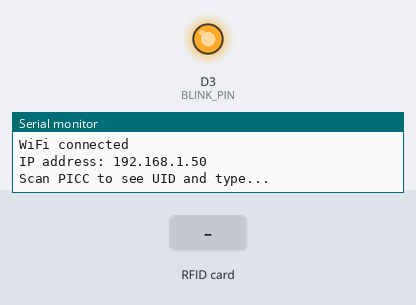
Simulated run of this sketch. Board: ESP8266 (NodeMCU). Shown: output pins drawn as LEDs (lit = HIGH), the last lines printed to the serial monitor. The inputs (shaded band) are chosen by the test bench. WiFi joins after 1.5 s; servers stay silent unless stated; uploads are accepted with an empty reply.

Above: at 2.8 s.
2.9 s: RFID card 5E 7A 19 C4 held to the reader
At 3.27 s:
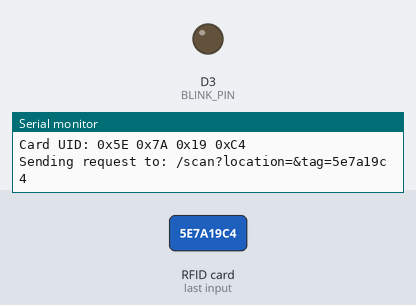
Timing chart, 0 to 5.9 s (numbered marks = the images above; inputs shaded):
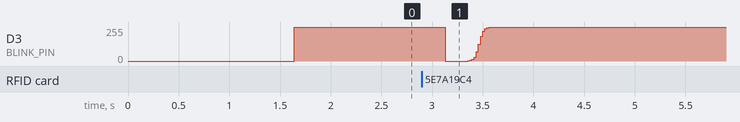

The sketch:

rc522.ino
```cpp
#include <SPI.h>
#include <MFRC522.h>
#include <ESP8266WiFi.h>
#include <ESP8266HTTPClient.h>

#define RST_PIN   D4     // RST-PIN for MFRC522
#define SS_PIN    D2     // SDA-PIN for MFRC522
#define BLINK_PIN D3     // LED pin

const char *ssid = "";  // SSID of the WiFi network
const char *password = "";  // Password of the WiFi network
const char *server = "";  // Address of the server (no trailing slash)
const char *location = ""; // Unique location ID (must match content file but without `.md`)

MFRC522 mfrc522(SS_PIN, RST_PIN);  // Create MFRC522 instance

// fadeLED functions
//
// These functions blink the LED using an S-curve function
// which is a sigmoid function that maps the input value
// to a value between 0 and 255.
//
// This approach is useful as human eyes perceive light
// intensity in a non-linear way, and the S-curve function
// provides a more natural-looking blink.
//
// A too-high duration value will cause the blink to be
// jittery.
//
// The formula for the S-curve function is:
// =1/(1+EXP(((A2/21)-6)*-1))*255
// https://electronics.stackexchange.com/a/11100
// This function blinks the LED off using an S-curve function
void fadeLED(int duration, int startValue, int endValue) {
  if (startValue < endValue) {
    for (int i = startValue; i < endValue; i++) {
      analogWrite(BLINK_PIN, 1 / (1 + exp(((i / 21) - 6) * -1)) * 255);
      delay(duration / 256);
    }
  } else {
    for (int i = startValue; i >= endValue; i--) {
      analogWrite(BLINK_PIN, 1 / (1 + exp(((i / 21) - 6) * -1)) * 255);
      delay(duration / 256);
    }
  }
}

void connectToWiFi() {
  Serial.print("Connecting to ");
  Serial.println(ssid);

  WiFi.begin(ssid, password);
  unsigned long startAttemptTime = millis();
  int retryInterval = 500;  // Start with 500ms interval

  while (WiFi.status() != WL_CONNECTED) {
    fadeLED(250, 0, 256);
    fadeLED(250, 256, 0);
    delay(retryInterval);
    Serial.print(".");

    // Exponential backoff logic
    retryInterval *= 2;  // Double the interval for exponential backoff
    if (retryInterval > 32000) {
      retryInterval = 32000;  // Cap at 32 seconds
    }

    if (millis() - startAttemptTime > 60000) {
      digitalWrite(BLINK_PIN, LOW);
      // After 60 seconds of attempts, restart the device
      Serial.println("Restarting device due to prolonged connection attempts...");
      ESP.restart();
    }
  }
  digitalWrite(BLINK_PIN, HIGH);

  Serial.println("");
  Serial.println("WiFi connected");
  Serial.print("IP address: ");
  Serial.println(WiFi.localIP());
}

void sendBlinkRequest(String boardID, String tagID) {
  WiFiClient client;
  HTTPClient http;

  String url = String(server) + "/scan?location=" + String(location) + "&tag=" + tagID;

  Serial.print("Sending request to: ");
  Serial.println(url);

  if (http.begin(client, url)) {
    fadeLED(250, 256, 0);
    fadeLED(100, 0, 256);
    fadeLED(100, 256, 0);
    fadeLED(100, 0, 256);
    fadeLED(200, 256, 0);
    int httpCode = http.GET();

    if (httpCode > 0) {
      Serial.printf("HTTP GET request sent, response code: %d\n", httpCode);
    } else {
      Serial.printf("HTTP GET request failed, error: %s\n", http.errorToString(httpCode).c_str());
    }
    http.end();
    fadeLED(400, 0, 256);
  } else {
    Serial.println("Unable to connect to server");
  }
}

void setup(void) {
  pinMode(BLINK_PIN, OUTPUT);
  digitalWrite(BLINK_PIN, LOW);

  Serial.begin(9600);
  Serial.println("Hello!");

  fadeLED(250, 0, 256);
  connectToWiFi();  // Connect to WiFi

  SPI.begin();           // Init SPI bus
  mfrc522.PCD_Init();    // Init MFRC522
  Serial.println("Scan PICC to see UID and type...");
}

void loop(void) {
  // Check WiFi connection status
  if (WiFi.status() != WL_CONNECTED) {
    connectToWiFi();
  }

  // Look for new cards
  if (!mfrc522.PICC_IsNewCardPresent() || !mfrc522.PICC_ReadCardSerial()) {
    delay(50);
    return;
  }

  // Show UID on serial monitor
  Serial.print("Card UID:");
  String tagID = "";
  for (byte i = 0; i < mfrc522.uid.size; i++) {
    Serial.print(" 0x");
    Serial.print(mfrc522.uid.uidByte[i], HEX);
    tagID += String(mfrc522.uid.uidByte[i], HEX);
  }
  Serial.println();

  // Send board ID and tag ID
  String boardID = WiFi.macAddress();
  sendBlinkRequest(boardID, tagID);

  // Halt PICC
  mfrc522.PICC_HaltA();
  // Stop encryption on PCD
  mfrc522.PCD_StopCrypto1();
}
```
